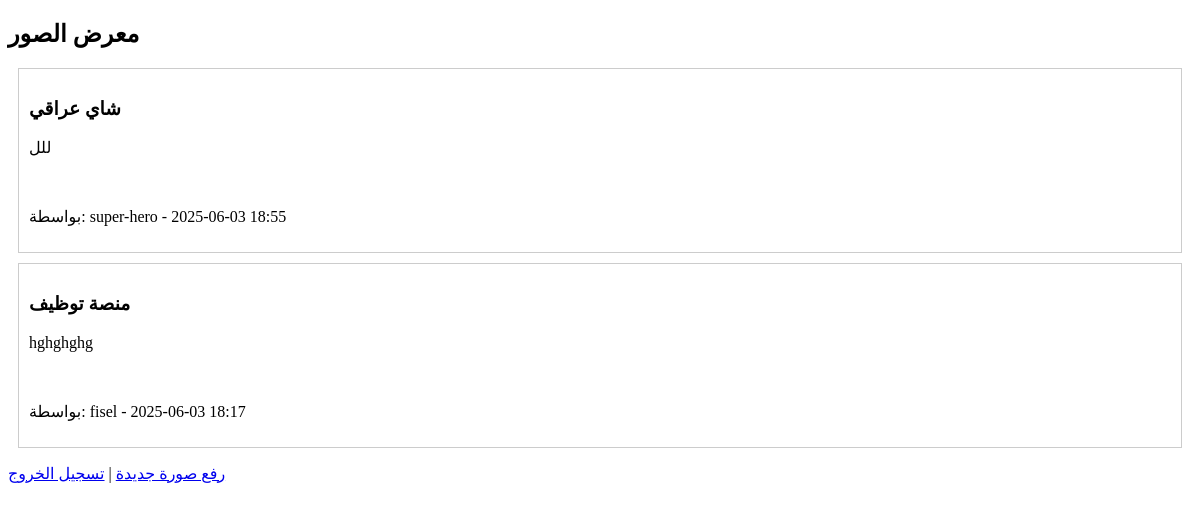
Before: / with the older database file.
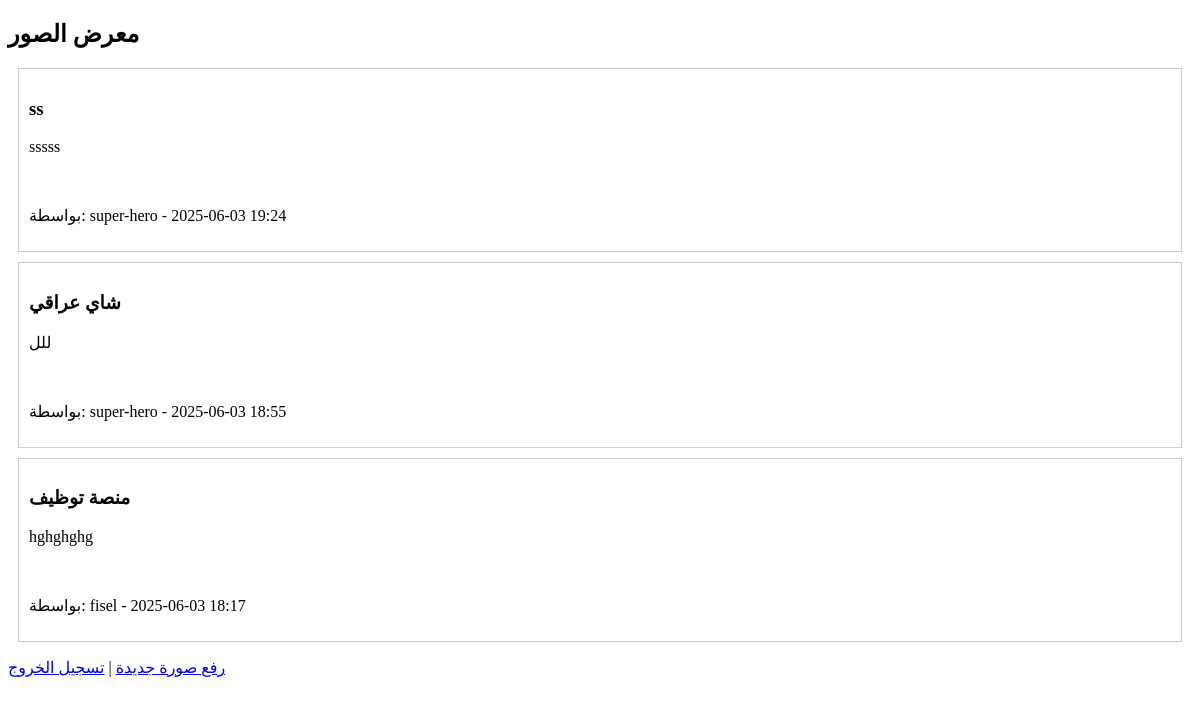
After: the same page with the newer database file.
### coreuploads/models.py (models this page shows, shortened)
class UserSubmission(models.Model):
    user = models.ForeignKey(User, on_delete=models.CASCADE, verbose_name="المستخدم")
    title = models.CharField(max_length=100, verbose_name="العنوان")
    description = models.TextField(verbose_name="الوصف")
    image = CloudinaryField('الصورة')  # ← استخدام CloudinaryField بدلاً من ImageField
    created_at = models.DateTimeField(auto_now_add=True, verbose_name="تاريخ الإضافة")
    class Meta:
        verbose_name = "مشاركة المستخدم"
        verbose_name_plural = "مشاركات المستخدمين"

### coreuploads/views.py (the view)
# urls.py: path('', views.gallery_view, name='gallery'),
def gallery_view(request):
    submissions = UserSubmission.objects.all().order_by('-created_at')
    return render(request, 'coreuploads/gallery.html', {'submissions': submissions})

### coreuploads/templates/coreuploads/gallery.html (shortened to what this page needs)
<!DOCTYPE html>
<html lang="ar">
<head>
</head>
<body>
    <h2>معرض الصور</h2>
    {% for submission in submissions %}
        <div style="border:1px solid #ccc; margin:10px; padding:10px;">
            <h3>{{ submission.title }}</h3>
            <p>{{ submission.description }}</p>
            <p>بواسطة: {{ submission.user.username }} - {{ submission.created_at|date:"Y-m-d H:i" }}</p>
        </div>
    {% empty %}
        <p>لا توجد صور حالياً.</p>
    {% endfor %}
    <p><a href="{% url 'submit' %}">رفع صورة جديدة</a> | <a href="{% url 'logout' %}">تسجيل الخروج</a></p>
</body>
</html>

Changed rows visible on the page:
added UserSubmission: title "ss", description "sssss", user.username "super-hero", created_at "2025-06-03 19:24"
